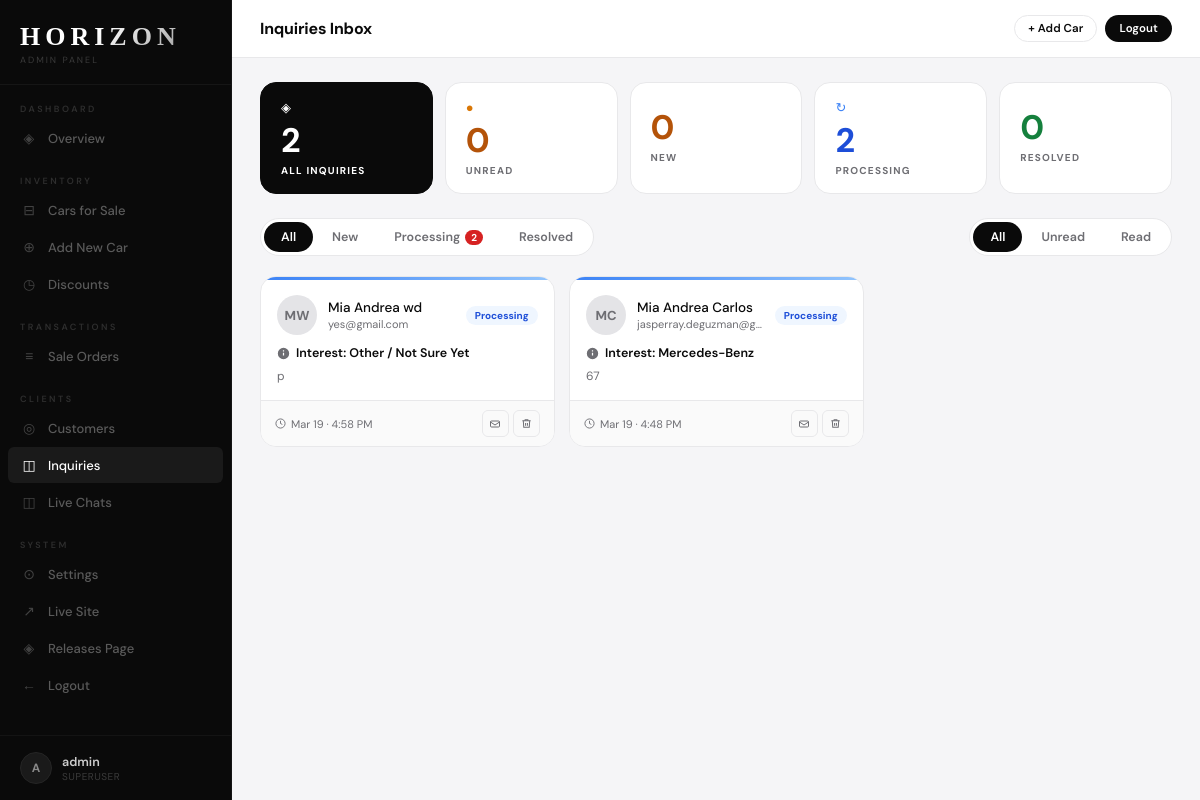
The page /admin-panel/inquiries/ (signed in) on the database as committed earlier.
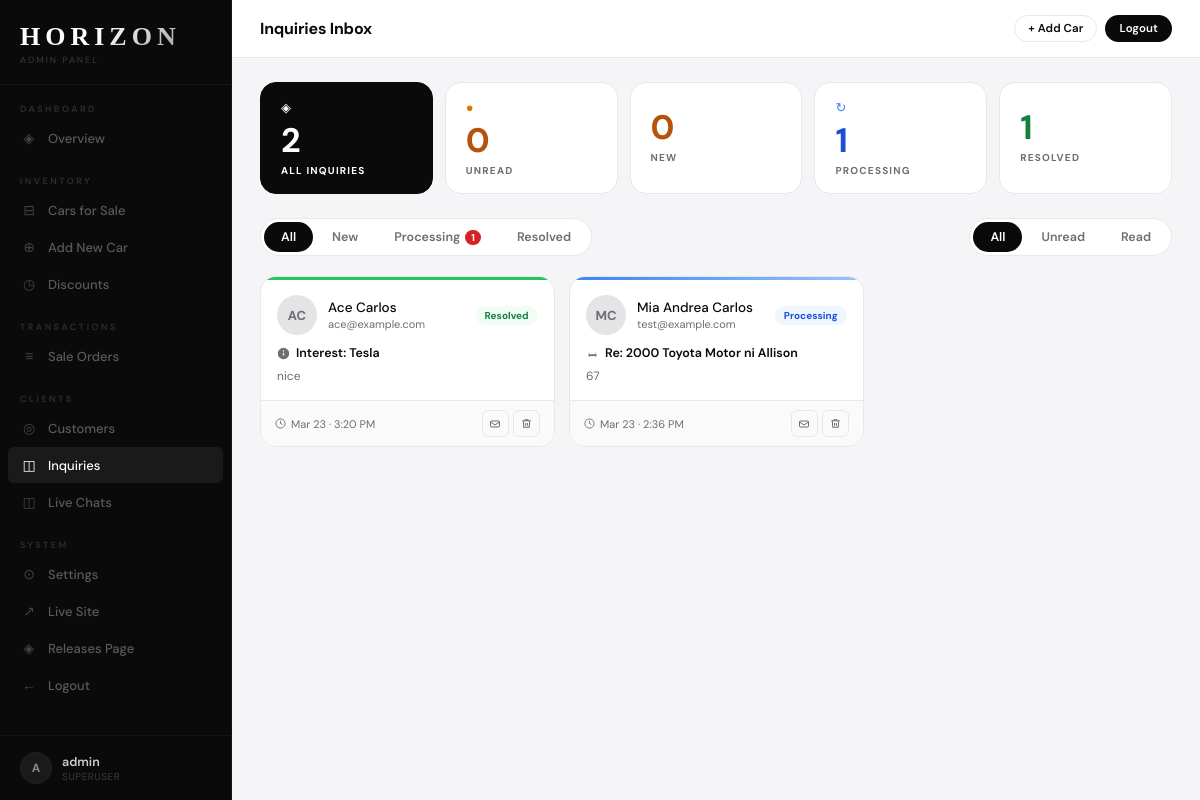
The same page on the database as committed later.
### horizon/models.py (models this page shows, shortened)
class Inquiry(models.Model):
    STATUS_CHOICES = [
        ('new',        'New'),
        ('processing', 'Processing'),
        ('resolved',   'Resolved'),
    ]
    first_name       = models.CharField(max_length=50)
    last_name        = models.CharField(max_length=50)
    email            = models.EmailField()
    phone            = models.CharField(max_length=20, blank=True)
    vehicle_interest = models.CharField(max_length=50, blank=True)
    car              = models.ForeignKey('Car', null=True, blank=True, on_delete=models.SET_NULL, related_name='inquiries')
    message          = models.TextField()
    status           = models.CharField(max_length=20, choices=STATUS_CHOICES, default='new')
    admin_notes      = models.TextField(blank=True)
    created_at       = models.DateTimeField(auto_now_add=True)
    is_read          = models.BooleanField(default=False)
    @property
    def full_name(self):
        return f"{self.first_name} {self.last_name}"

class Car(models.Model):
    BRAND_CHOICES = [
        ('bmw', 'BMW'),
        ('benz', 'Mercedes-Benz'),
        ('toyota', 'Toyota'),
        ('tesla', 'Tesla'),
        ('porsche', 'Porsche'),
        ('lexus', 'Lexus'),
        ('foton', 'Foton'),
    ]
    CATEGORY_CHOICES = [
        ('sedan', 'Sedan'),
        ('suv', 'SUV'),
        ('sports', 'Sports'),
        ('electric', 'Electric'),
        ('truck', 'Truck'),
        ('van', 'Van/MPV'),
        ('crossover', 'Crossover'),
        ('pickup', 'Pickup'),
    ]
    LISTING_CHOICES = [('sale', 'For Sale')]
    STATUS_CHOICES  = [('available', 'Available'), ('reserved', 'Reserved'), ('sold', 'Sold')]
    TRANSMISSION_CHOICES = [('automatic', 'Automatic'), ('manual', 'Manual'), ('cvt', 'CVT')]
    FUEL_CHOICES = [('gasoline', 'Gasoline'), ('diesel', 'Diesel'), ('electric', 'Electric'), ('hybrid', 'Hybrid')]
    brand        = models.CharField(max_length=20, choices=BRAND_CHOICES)
    model        = models.CharField(max_length=100)
    year         = models.IntegerField()
    category     = models.CharField(max_length=20, choices=CATEGORY_CHOICES)
    listing_type = models.CharField(max_length=10, choices=LISTING_CHOICES, default='sale')
    sale_price   = models.DecimalField(max_digits=12, decimal_places=2, null=True, blank=True)
    status       = models.CharField(max_length=20, choices=STATUS_CHOICES, default='available')
    mileage      = models.IntegerField(null=True, blank=True)
    transmission = models.CharField(max_length=20, choices=TRANSMISSION_CHOICES, default='automatic')
    fuel_type    = models.CharField(max_length=20, choices=FUEL_CHOICES, default='gasoline')
    color        = models.CharField(max_length=50, blank=True)
    plate_number = models.CharField(max_length=20, blank=True)
    description  = models.TextField(blank=True)
    photo   = models.ImageField(upload_to='cars/', null=True, blank=True)
    photo_2 = models.ImageField(upload_to='cars/', null=True, blank=True)
    photo_3 = models.ImageField(upload_to='cars/', null=True, blank=True)
    photo_4 = models.ImageField(upload_to='cars/', null=True, blank=True)
    discount_percent = models.DecimalField(max_digits=5, decimal_places=2, null=True, blank=True)
    discount_label   = models.CharField(max_length=60, blank=True)
    created_at       = models.DateTimeField(auto_now_add=True)
    def __str__(self):
        return f"{self.year} {self.get_brand_display()} {self.model}"

### horizon/views.py (the view)
# urls.py: path('admin-panel/inquiries/',                         views.admin_inquiries,          name='admin_inquiries'),
@login_required
def admin_inquiries(request):
    status_filter = request.GET.get('status', 'all')
    read_filter   = request.GET.get('read', 'all')
    inquiries     = Inquiry.objects.select_related('car').all().order_by('-is_read', '-created_at')
    if status_filter != 'all':
        inquiries = inquiries.filter(status=status_filter)
    if read_filter == 'unread':
        inquiries = inquiries.filter(is_read=False)
    elif read_filter == 'read':
        inquiries = inquiries.filter(is_read=True)
    counts = {
        'new':        Inquiry.objects.filter(status='new').count(),
        'processing': Inquiry.objects.filter(status='processing').count(),
        'resolved':   Inquiry.objects.filter(status='resolved').count(),
        'unread':     Inquiry.objects.filter(is_read=False).count(),
        'total':      Inquiry.objects.count(),
    }
    return render(request, 'horizon/admin_inquiries.html', {
        'inquiries': inquiries,
        'status_filter': status_filter,
        'read_filter': read_filter,
        'counts': counts,
        'cars': Car.objects.all().order_by('brand', 'model'),
    })

### horizon/templates/horizon/admin_inquiries.html (shortened to what the changed rows need)
{% extends 'horizon/admin_base.html' %}
{% block admin_content %}
<div class="ib-kpi-row">
  <a href="?status=processing&read=all" class="ib-kpi ib-kpi-blue {% if status_filter == 'processing' and read_filter == 'all' %}ib-kpi-active{% endif %}">
    <span class="ib-kpi-icon">↻</span>
    <span class="ib-kpi-num">{{ counts.processing }}</span>
    <span class="ib-kpi-lbl">Processing</span>
  </a>
  <a href="?status=resolved&read=all" class="ib-kpi ib-kpi-green {% if status_filter == 'resolved' and read_filter == 'all' %}ib-kpi-active{% endif %}">
    <span class="ib-kpi-num">{{ counts.resolved }}</span>
    <span class="ib-kpi-lbl">Resolved</span>
  </a>
</div>
<div class="ib-toolbar">
  <div class="ib-filter-tabs">
    <a href="?status=processing&read={{ read_filter }}" class="ib-ftab {% if status_filter == 'processing' %}on{% endif %}">Processing{% if counts.processing %} <em>{{ counts.processing }}</em>{% endif %}</a>
  </div>
</div>
{% if inquiries %}
<div class="ib-grid">
  {% for inq in inquiries %}
  <a class="ib-card {% if not inq.is_read %}ib-card-unread{% endif %} ib-card-{{ inq.status }}"
     href="{% url 'admin_inquiry_detail' inq.pk %}">
    <div class="ib-card-accent ib-accent-{{ inq.status }}"></div>
    <div class="ib-card-header">
      <div class="ib-card-avatar {% if not inq.is_read %}ib-avatar-unread{% endif %}">
        {{ inq.first_name|first|upper }}{{ inq.last_name|first|upper }}
      </div>
      <div class="ib-card-who">
        <span class="ib-card-name {% if not inq.is_read %}ib-bold{% endif %}">{{ inq.full_name }}</span>
        <span class="ib-card-email">{{ inq.email }}</span>
      </div>
      <div class="ib-card-badges">
        <span class="ib-pill ib-pill-{{ inq.status }}">{{ inq.get_status_display }}</span>
      </div>
    </div>
    <div class="ib-card-subject {% if not inq.is_read %}ib-bold{% endif %}">
      {% if inq.car %}
        <svg class="ib-subj-icon" viewBox="0 0 16 16" fill="currentColor"><path d="M3 11V9.5l1-3h8l1 3V11h-1v1H11v-1H5v1H4v-1H3zm1.5-4.5L3.6 9h8.8l-.9-2.5H4.5zm-.5 3a.5.5 0 110 1 .5.5 0 010-1zm8 0a.5.5 0 110 1 .5.5 0 010-1z"/></svg>
        Re: {{ inq.car }}
      {% elif inq.vehicle_interest %}
        <svg class="ib-subj-icon" viewBox="0 0 16 16" fill="currentColor"><path d="M8 1a7 7 0 100 14A7 7 0 008 1zm.75 9.5h-1.5V7h1.5v3.5zm0-5h-1.5V4h1.5v1.5z"/></svg>
        Interest: {{ inq.vehicle_interest }}
      {% else %}
        <svg class="ib-subj-icon" viewBox="0 0 16 16" fill="currentColor"><path d="M2 2h12a1 1 0 011 1v8a1 1 0 01-1 1H9l-3 2v-2H2a1 1 0 01-1-1V3a1 1 0 011-1z"/></svg>
        General Inquiry
      {% endif %}
    </div>
    <p class="ib-card-preview">{{ inq.message|truncatechars:110 }}</p>
    <div class="ib-card-footer">
      <span class="ib-card-date">
        <svg width="11" height="11" viewBox="0 0 24 24" fill="none" stroke="currentColor" stroke-width="2"><circle cx="12" cy="12" r="10"/><polyline points="12 6 12 12 16 14"/></svg>
        {{ inq.created_at|date:"M d" }} · {{ inq.created_at|time:"g:i A" }}
      </span>
      <div class="ib-card-actions" onclick="event.preventDefault(); event.stopPropagation();">
        <form method="post" action="{% url 'admin_inquiry_toggle_read' inq.pk %}">
          <button class="ib-act-btn" title="{% if inq.is_read %}Mark unread{% else %}Mark read{% endif %}">
            {% if inq.is_read %}
            <svg width="12" height="12" viewBox="0 0 24 24" fill="none" stroke="currentColor" stroke-width="2"><path d="M3 8l9 6 9-6"/><rect x="3" y="6" width="18" height="12" rx="2"/></svg>
            {% else %}
            <svg width="12" height="12" viewBox="0 0 24 24" fill="currentColor"><path d="M3 6a2 2 0 012-2h14a2 2 0 012 2v12a2 2 0 01-2 2H5a2 2 0 01-2-2V6zm2 0l7 5 7-5H5z"/></svg>
            {% endif %}
          </button>
        </form>
        <form method="post" action="{% url 'admin_inquiry_delete' inq.pk %}" onsubmit="return confirm('Delete inquiry from {{ inq.full_name|escapejs }}?')">
          <button class="ib-act-btn ib-act-del" title="Delete">
            <svg width="11" height="11" viewBox="0 0 24 24" fill="none" stroke="currentColor" stroke-width="2.2"><polyline points="3 6 5 6 21 6"/><path d="M19 6l-1 14H6L5 6"/><path d="M10 11v6M14 11v6"/><path d="M9 6V4h6v2"/></svg>
          </button>
        </form>
      </div>
    </div>
  </a>
  {% endfor %}
</div>
{% endif %}
{% endblock %}

Rows that differ between the two databases and show on the page:
removed Inquiry: first_name|first "M", last_name|first "W", full_name "Mia Andrea wd", email "yes@gmail.com", status "Processing", vehicle_interest "Other / Not Sure Yet", message "p", created_at "Mar 19", created_at "4:58 PM", is_read True (drawn)
removed Inquiry: first_name|first "M", last_name|first "C", full_name "Mia Andrea Carlos", email "jasperray.deguzman@g…", status "Processing", vehicle_interest "Mercedes-Benz", message "67", created_at "Mar 19", created_at "4:48 PM", is_read True (drawn)
added Inquiry: first_name|first "A", last_name|first "C", full_name "Ace Carlos", email "ace@example.com", status "Resolved", vehicle_interest "Tesla", message "nice", created_at "Mar 23", created_at "3:20 PM", is_read True (drawn)
added Inquiry: first_name|first "M", last_name|first "C", full_name "Mia Andrea Carlos", email "test@example.com", status "Processing", car "2000 Toyota Motor ni Allison", message "67", created_at "Mar 23", created_at "2:36 PM", is_read True (drawn)
Other text that changed with them:
{{ counts.processing }}: "2" → "1"
{{ counts.resolved }}: "0" → "1"
